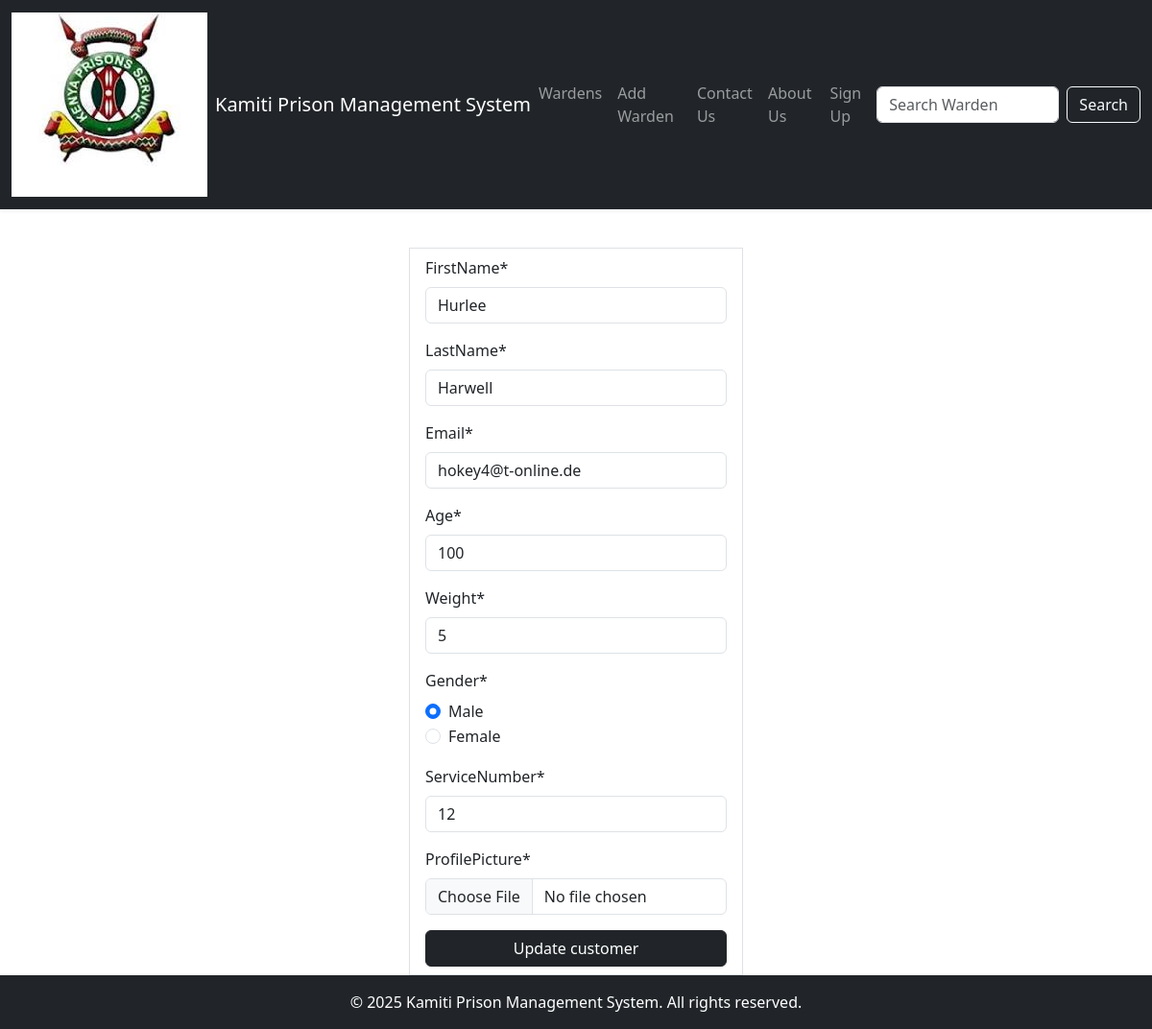
Page /Wardens/update/5 (signed in) on the committed database.
### prison/models.py (models this page shows, shortened)
class Warden(models.Model):
    FirstName = models.CharField(max_length=30)
    LastName = models.CharField(max_length=30)
    Email = models.EmailField(unique=True)
    Age = models.PositiveSmallIntegerField(default=0)
    Gender = models.CharField(max_length=10)
    Weight = models.PositiveIntegerField(default=0)
    ServiceNumber = models.PositiveIntegerField(default=0)
    ProfilePicture = models.ImageField(upload_to=generate_unique_name, null=True)
    created_at = models.DateTimeField(auto_now_add=True)
    updated_at = models.DateTimeField(auto_now=True)
    class Meta:
        db_table = 'Wardens'

### prison/views.py (the view)
# urls.py: path('Wardens/update/<int:warden_id>', views.UpdateWarden, name='UpdateWarden'),
@login_required
@permission_required("prison.change_warden",raise_exception=True)
def UpdateWarden(request, warden_id):
    warden = get_object_or_404(Warden, id=warden_id)
    if request.method == 'POST':
        form = WardenForm(request.POST,request.FILES, instance=warden)
        if form.is_valid():
            form.save()
            messages.success(request, 'Your warden has been updated.')
            return redirect('Wardens')
    else:
        form = WardenForm(instance=warden)
    return render(request, 'WardenUpdateForm.html', {"form": form})

### prison/apps_forms.py
class WardenForm(forms.ModelForm):
    Gender = forms.ChoiceField(choices=GENDER_CHOICES,widget=forms.RadioSelect)
    class Meta:
        model = Warden
        fields = ['FirstName', 'LastName', 'Email', 'Age', 'Weight','Gender','ServiceNumber','ProfilePicture']
        widgets = {
            'FirstName': forms.TextInput(attrs={'class': 'form-control'}),
            'LastName': forms.TextInput(attrs={'class': 'form-control'}),
            'email': forms.EmailInput(attrs={'class': 'form-control'}),
            'Age': forms.DateInput(attrs={'type':'number',}),
            'Weight': forms.TextInput(attrs={'type':'number','min':'0','max':'100'}),
            'ServiceNumber': forms.TextInput(attrs={ 'type':'number','class':'form-control'}),
            'Gender': forms.Select(choices=GENDER_CHOICES, attrs={'class': 'form-control'}),
        }

### templates/WardenUpdateForm.html (shortened to what this page needs)
{% extends 'Master.html' %}
{% load crispy_forms_filters %}
{% block content %}
	<div class="container">
    <div class="row justify-content-center">
        <div class="col-sm-4">
             <form class="border px-3 py-2 mt-3" action="" method="post" enctype="multipart/form-data">
                 {{ form | crispy  }}
                 <button class="btn btn-dark w-100">Update customer </button>
            </form>
        </div>
    </div>
    </div>
{% endblock %}

### rows in the picture
Warden: FirstName "Hurlee", LastName "Harwell", Email "hokey4@t-online.de", Age "100", Weight "5", Gender "☑ Male ☐ Female", ServiceNumber "12"
